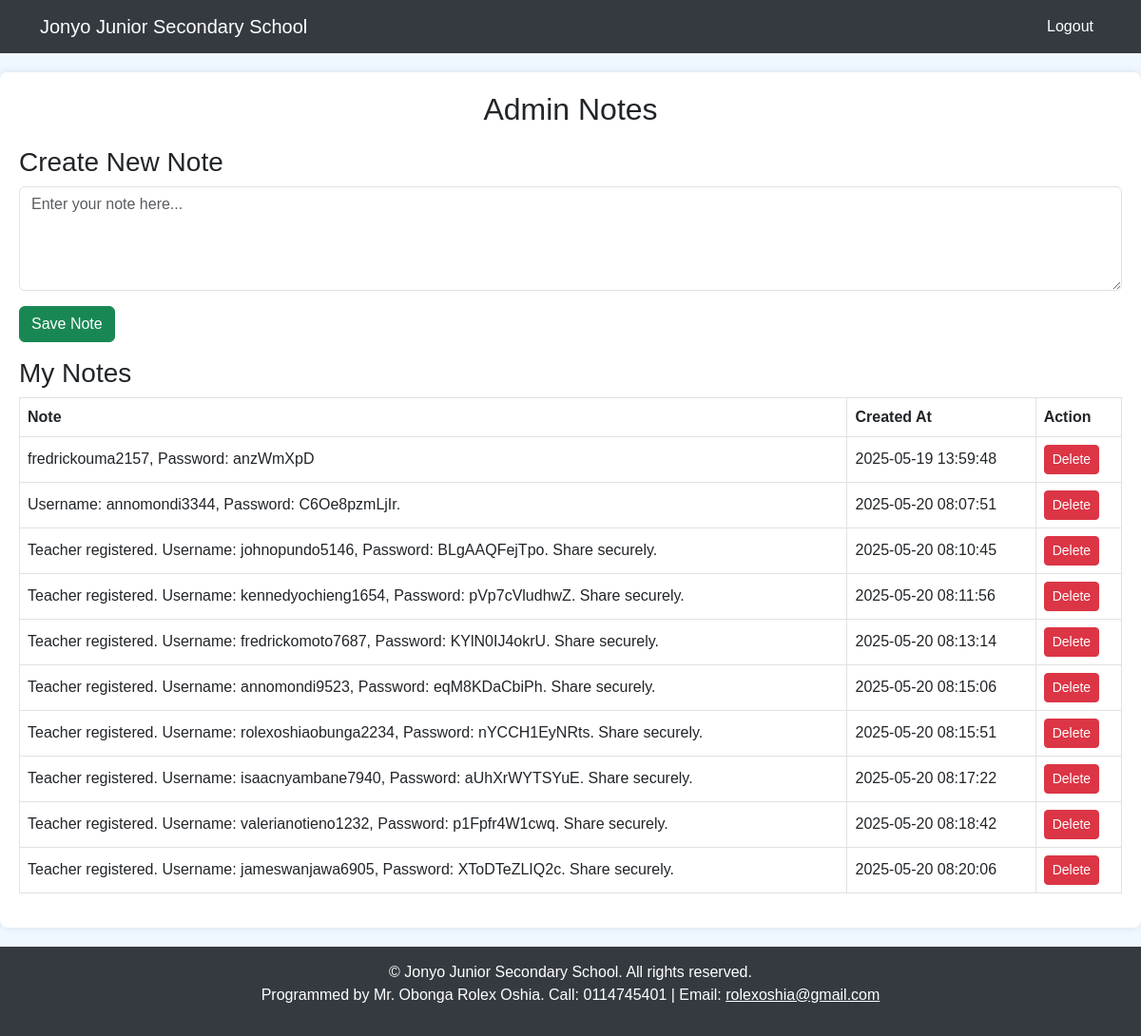
Screenshot of /admin_notes (signed in) with the database file from the repository.
### tables this page shows
CREATE TABLE admin_notes (
        id INTEGER PRIMARY KEY AUTOINCREMENT,
        admin_id INTEGER,
        note_text TEXT,
        created_at TEXT,
        FOREIGN KEY(admin_id) REFERENCES users(id)
    );

### app.py (the view, shortened to what this page needs)
@app.route('/admin_notes', methods=['GET', 'POST'])
@login_required
def admin_notes():
    if current_user.role != 'admin':
        flash('Unauthorized access.', 'danger')
        logging.warning(f"Unauthorized admin_notes access: user_id={current_user.id}, role={current_user.role}")
        return redirect(url_for('login'))
    form = AdminNoteForm()
    try:
        with sqlite3.connect('jonyo_school.db') as conn:
            conn.row_factory = sqlite3.Row
            c = conn.cursor()
            try:
                c.execute("SELECT id, note_text, created_at FROM admin_notes WHERE admin_id=?", (current_user.id,))
                notes = c.fetchall()
            except sqlite3.Error as e:
                flash(f'Error fetching notes: {str(e)}', 'danger')
                logging.error(f"Error fetching notes: {str(e)}, user_id={current_user.id}")
                notes = []
    except sqlite3.Error as e:
        flash(f'Database connection error: {str(e)}', 'danger')
        logging.error(f"Database connection error in admin_notes: {str(e)}, user_id={current_user.id}")
        notes = []
    return render_template('admin_notes.html', form=form, notes=notes)

### app.py
class AdminNoteForm(FlaskForm):
    note_text = TextAreaField('Note Content', validators=[DataRequired()])
    submit = SubmitField('Save Note')

### app.py (called while the page is built, shortened)
@app.context_processor
def inject_tokens():
    delete_token = hashlib.md5(f"{current_user.id if current_user.is_authenticated else 'guest'}{app.config['SECRET_KEY']}{int(time.time())//3600}".encode()).hexdigest()
    return dict(delete_token=delete_token, csrf_token=lambda: session.get('csrf_token', ''))

@login_manager.user_loader
def load_user(user_id):
    try:
        conn = sqlite3.connect('jonyo_school.db')
        c = conn.cursor()
        c.execute("SELECT id, username, role, full_name FROM users WHERE id=?", (user_id,))
        user_data = c.fetchone()
        if user_data:
            session['role'] = user_data[2]
            session['full_name'] = user_data[3]
            conn.close()
            return User(user_data[0], user_data[1], user_data[2], user_data[3])
    except sqlite3.Error as e:
        logging.error(f"Database error in load_user for user_id {user_id}: {str(e)}")
        return None

### templates/admin_notes.html (shortened to what this page needs)
<!DOCTYPE html>
<html lang="en">
<head>
    <link rel="stylesheet" href="https://cdn.jsdelivr.net/npm/bootstrap@5.3.0/dist/css/bootstrap.min.css">
</head>
<body>
    <nav class="navbar navbar-expand-lg" aria-label="Main navigation">
        <div class="container">
            <a class="navbar-brand" href="{{ url_for('admin_notes') }}">Jonyo Junior Secondary School</a>
            <div class="collapse navbar-collapse" id="navbarNav">
                <ul class="navbar-nav ms-auto">
                    <li class="nav-item"><a class="nav-link" href="{{ url_for('logout') }}">Logout</a></li>
                </ul>
            </div>
        </div>
    </nav>
    <div class="container dashboard-container">
        <h2 class="school-header">Admin Notes</h2>
        <h3>Create New Note</h3>
        <form method="POST" action="{{ url_for('admin_notes') }}">
            <div class="mb-3">
                {{ form.note_text(class="form-control", rows=4, placeholder="Enter your note here...") }}
            </div>
            {{ form.submit(class="btn btn-success mb-3") }}
        </form>
        <h3>My Notes</h3>
        {% if notes %}
            <table class="table table-bordered">
                <thead>
                    <tr>
                        <th>Note</th>
                        <th>Created At</th>
                        <th>Action</th>
                    </tr>
                </thead>
                <tbody>
                    {% for note in notes %}
                        <tr>
                            <td>{{ note.note_text }}</td>
                            <td>{{ note.created_at }}</td>
                            <td>
                                <a href="{{ url_for('delete_note_unique', note_id=note.id, token=delete_token) }}"
                                   class="btn btn-sm btn-danger"
                                   onclick="return confirm('Are you sure you want to delete this note?')">Delete</a>
                            </td>
                        </tr>
                    {% endfor %}
                </tbody>
            </table>
        {% else %}
            <p>No notes available.</p>
        {% endif %}
    </div>
    <footer class="footer">
        <p>© {{ current_year }} Jonyo Junior Secondary School. All rights reserved.<br>
        Programmed by Mr. Obonga Rolex Oshia. Call: 0114745401 | Email: <a href="mailto:rolexoshia@gmail.com">rolexoshia@gmail.com</a></p>
    </footer>
</body>
</html>

### templates/admin_notes.html (style rules this page uses)
body { background-color: #f0f8ff; font-family: Arial, sans-serif; }
.navbar, .footer { background-color: #343a40; color: #ffffff; }
.navbar-brand, .nav-link, .footer a { color: #ffffff !important; }
.dashboard-container { margin: 20px auto; padding: 20px; background-color: #ffffff; border-radius: 8px; box-shadow: 0 0 10px rgba(0,0,0,0.1); max-width: 1200px; }
.footer { text-align: center; padding: 15px 0; position: relative; bottom: 0; width: 100%; }
.school-header { text-align: center; margin-bottom: 20px; }
.table thead { background-color: #6c757d; color: #ffffff; }
.table tbody { background-color: #f5f5dc; }
.table th, .table td { text-align: left; vertical-align: middle; }

### rows the page displays
admin_notes: note_text "fredrickouma2157, Password: anzWmXpD", created_at "2025-05-19 13:59:48"
admin_notes: note_text "Username: annomondi3344, Password: C6Oe8pzmLjIr.", created_at "2025-05-20 08:07:51"
admin_notes: note_text "Teacher registered. Username: johnopundo5146, Password: BLgAAQFejTpo. Share securely.", created_at "2025-05-20 08:10:45"
admin_notes: note_text "Teacher registered. Username: kennedyochieng1654, Password: pVp7cVludhwZ. Share securely.", created_at "2025-05-20 08:11:56"
admin_notes: note_text "Teacher registered. Username: fredrickomoto7687, Password: KYlN0IJ4okrU. Share securely.", created_at "2025-05-20 08:13:14"
admin_notes: note_text "Teacher registered. Username: annomondi9523, Password: eqM8KDaCbiPh. Share securely.", created_at "2025-05-20 08:15:06"
admin_notes: note_text "Teacher registered. Username: rolexoshiaobunga2234, Password: nYCCH1EyNRts. Share securely.", created_at "2025-05-20 08:15:51"
admin_notes: note_text "Teacher registered. Username: isaacnyambane7940, Password: aUhXrWYTSYuE. Share securely.", created_at "2025-05-20 08:17:22"
admin_notes: note_text "Teacher registered. Username: valerianotieno1232, Password: p1Fpfr4W1cwq. Share securely.", created_at "2025-05-20 08:18:42"
admin_notes: note_text "Teacher registered. Username: jameswanjawa6905, Password: XToDTeZLIQ2c. Share securely.", created_at "2025-05-20 08:20:06"
